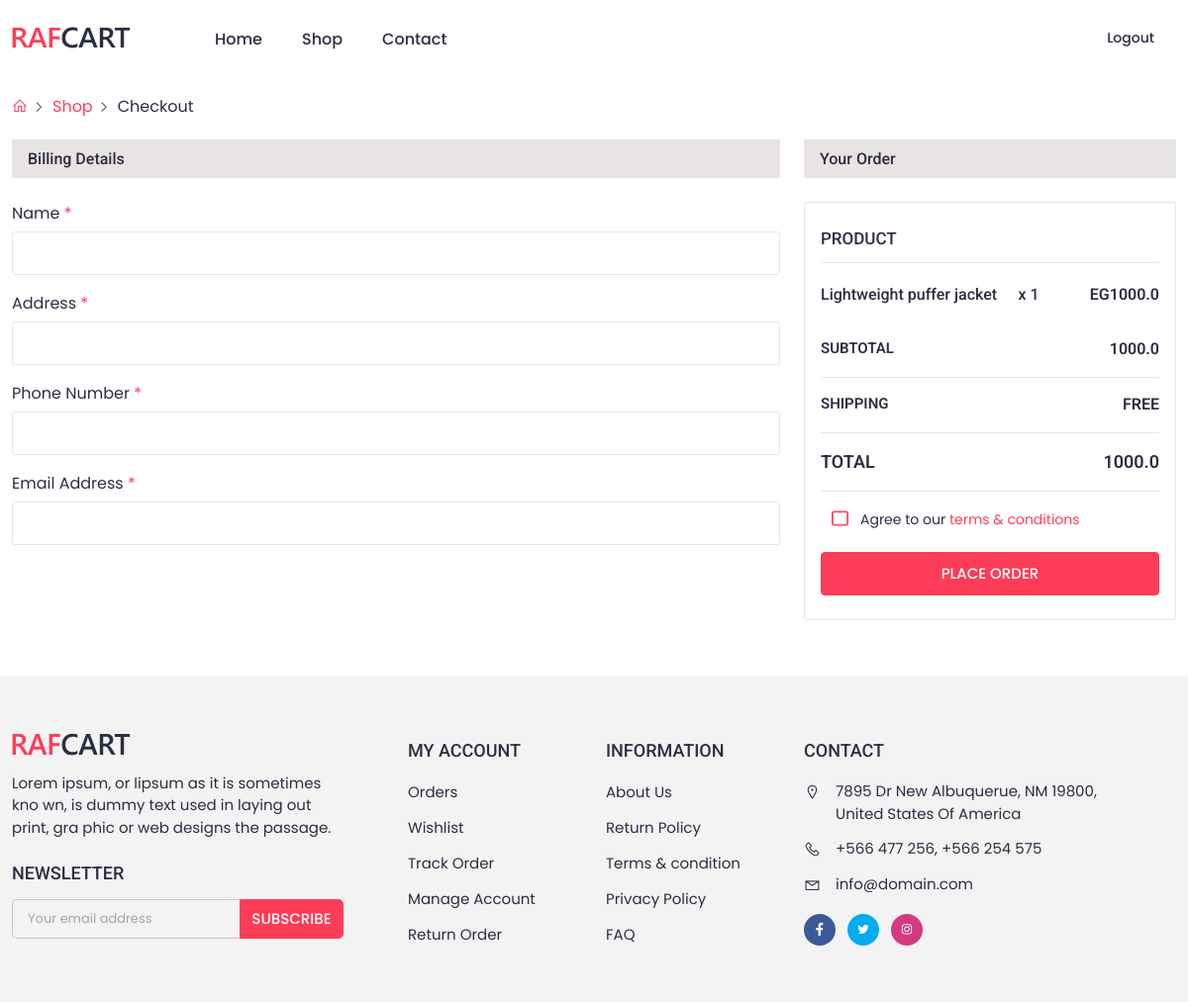
Before: /shop/checkout/ (signed in) with the older database file.
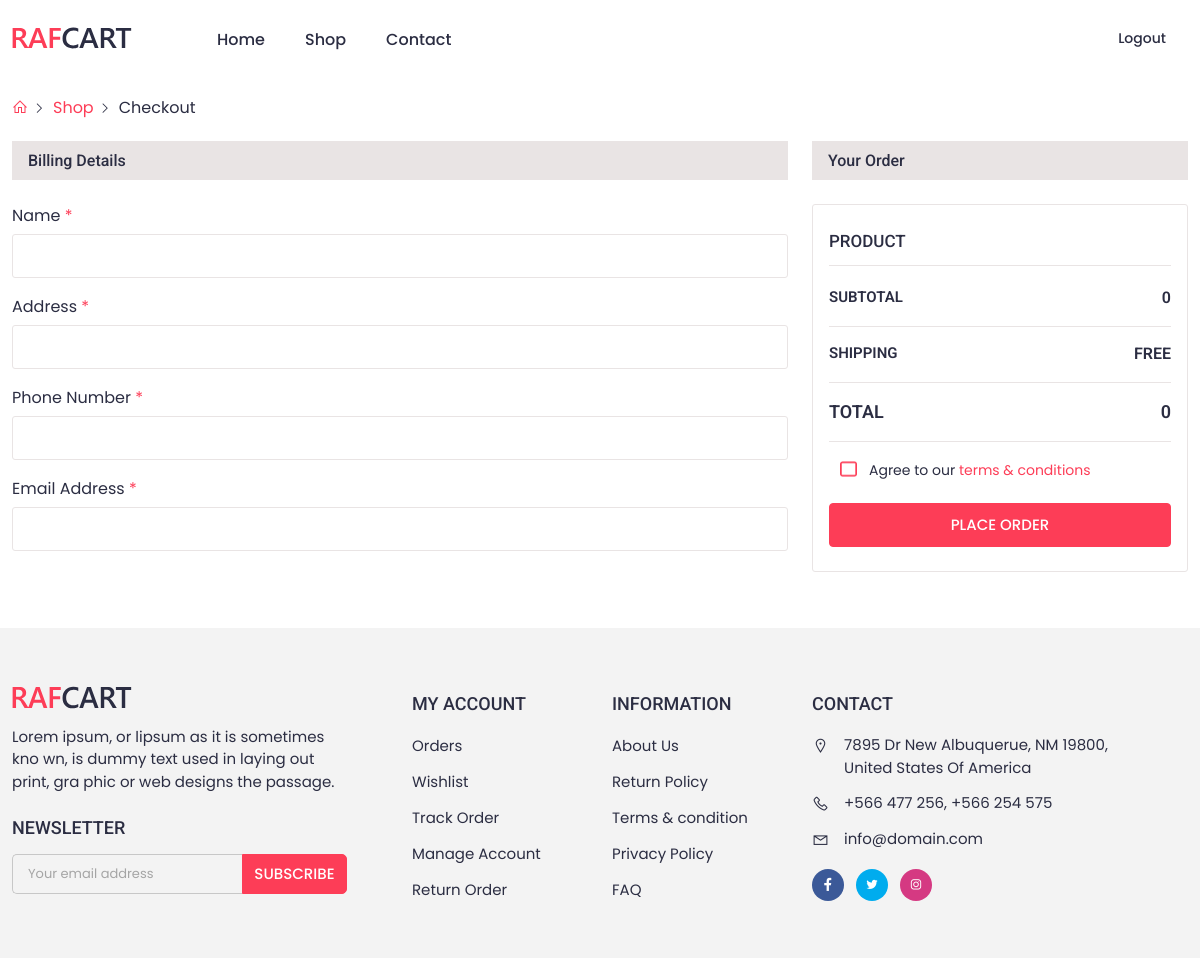
After: the same page with the newer database file.
### shop/models.py (models this page shows, shortened)
class CartItem(models.Model):
    cart = models.ForeignKey(Cart, on_delete=models.CASCADE)
    product = models.ForeignKey(Product, on_delete=models.CASCADE)
    quantity = models.PositiveIntegerField(default=1)

class Product(models.Model):
    user = models.ForeignKey(CustomUser,on_delete=models.CASCADE,related_name='Product_user',null=True,blank=True)
    Name = models.CharField(max_length=60)
    Price = models.FloatField()
    Description = models.TextField(max_length=2000)
    Image = models.ImageField(upload_to='images/')
    Availability = models.BooleanField(default=True)
    Color=ColorField(default='#000000')
    Category=models.ForeignKey(Category, on_delete=models.SET_NULL, related_name="products",null=True)
    SubCategory=models.ForeignKey(SubCategory, on_delete=models.SET_NULL, related_name="products",null=True)
    Brand = models.ForeignKey(Brand, on_delete=models.CASCADE, related_name="Brand_Product",null=True)

### shop/views.py (the view, shortened to what this page needs)
# urls.py: path('checkout/',views.checkout, name='checkout'),
def checkout(request):
    if request.user.is_authenticated:
        cart = Cart.objects.filter(user=request.user).first()
        if cart:
            cart_items = CartItem.objects.filter(cart=cart)
            total_price = calculate_total_price(cart_items)
        else:
            cart_items = None
            total_price = 0
    else:
        cart_items = None
        total_price = 0
    return render(request, 'shop/checkout.html', {'cart_items': cart_items, 'total_price': total_price})

### shop/views.py (called while the page is built)
def calculate_total_price(cart_items):
    total_price = 0
    for cart_item in cart_items:
        total_price += cart_item.product.Price * cart_item.quantity
    return total_price

### templates/shop/checkout.html (shortened to what this page needs)
{% extends 'base.html' %}
{% block content %}
    <div class="container">
      <div class="breadcrumbs">
        <a href="{% url 'home' %}"><i class="las la-home"></i></a>
        <a href="#">Shop</a>
        <a href="#" class="active">Checkout</a>
      </div>
    </div>
     <div class="cart_area section_padding_b">
      <div class="container">
        <div class="row">
          <div class="col-xl-8 col-lg-7 col-md-6">
            <h4 class="shop_cart_title mb-4 ps-3">Billing details</h4>
            <div class="billing_form">
              <form method="post">
                  <div class="row">
                    <div class="col-lg-12">
                      <div class="single_billing_inp">
                        <label for="first_name">Name <span>*</span></label>
                        <input type="text" name="name"  />
                      </div>
                    </div>
                    <div class="col-12">
                      <div class="single_billing_inp">
                        <label for="street_addr"
                          > Address <span>*</span></label
                        >
                        <input name="address" type="text"  />
                      </div>
                    </div>
                    <div class="col-12">
                      <div class="single_billing_inp">
                        <label for="phone_number"
                          >Phone Number <span>*</span></label
                        >
                        <input name="phone" type="text"  />
                      </div>
                    </div>
                    <div class="col-12">
                      <div class="single_billing_inp">
                        <label for="email_addr">Email Address <span>*</span></label>
                        <input  name="email" type="text"/>
                      </div>
                    </div>
                  </div>
                </div>
                </div>
                <div class="col-xl-4 col-lg-5 col-md-6">
                  <h4 class="shop_cart_title ps-3">Your order</h4>
                  <div class="checkout_order mt-4">
                    <h4>product</h4>
                    {% for item in cart_items %}
                    <div class="single_check_order">
                      <div class="checkorder_cont">
                        <h5>{{ item.product.Name }}</h5>
                      </div>
                        <p class="checkorder_qnty">x {{ item.quantity }}</p>
                      <p class="checkorder_price">EG{{ item.product.Price }}</p>
                    </div>
                    {% endfor %}
                    <div class="single_check_order subs">
                      <div class="checkorder_cont subtotal-h">
                        <h5>Subtotal</h5>
                      </div>
                      <p class="checkorder_price">{{ total_price }}</p>
                    </div>
                    <div class="single_check_order subs">
                      <div class="checkorder_cont subtotal-h">
                        <h5>Shipping</h5>
                      </div>
                      <p class="checkorder_price">Free</p>
                    </div>
                    <div class="single_check_order total">
                      <div class="checkorder_cont">
                        <h5>Total</h5>
                      </div>
                      <p class="checkorder_price">{{ total_price }}</p>
                    </div>
                    <div class="checkorder_agree custom_check check_2">
                      <label for="save-default"
                      >Agree to our
                      <a href="#" class="text-color">terms & conditions</a></label
                      >
                    </div>
                    <div class="checkorder_btn">
                      <button type="submit" class="default_btn rounded w-100">place order</button>
                    </div>
              </div>
            </div>
        </div>
      </div>
    </div>
{% endblock content %}

Changed rows visible on the page:
removed CartItem: product.Name "Lightweight puffer jacket", quantity "1", product.Price "1000.0"
Other visible differences:
{{ total_price }}: "1000.0" → "0"
